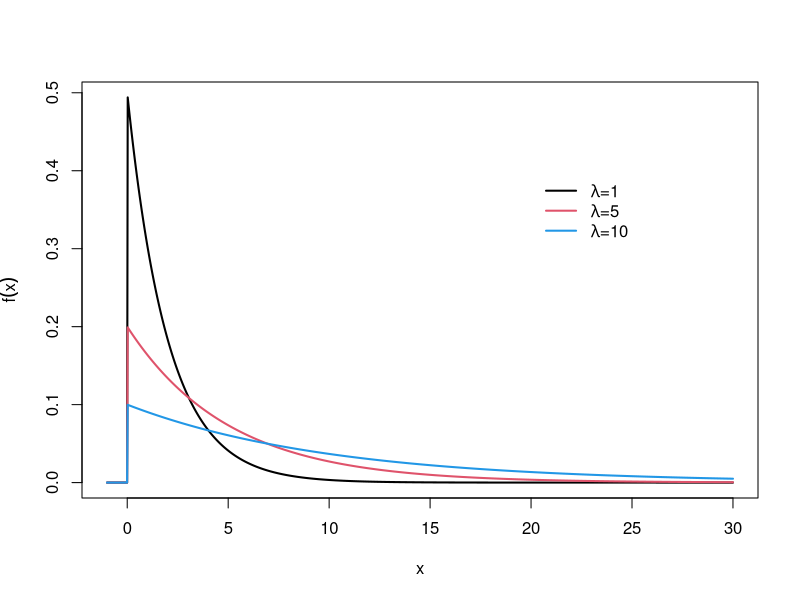
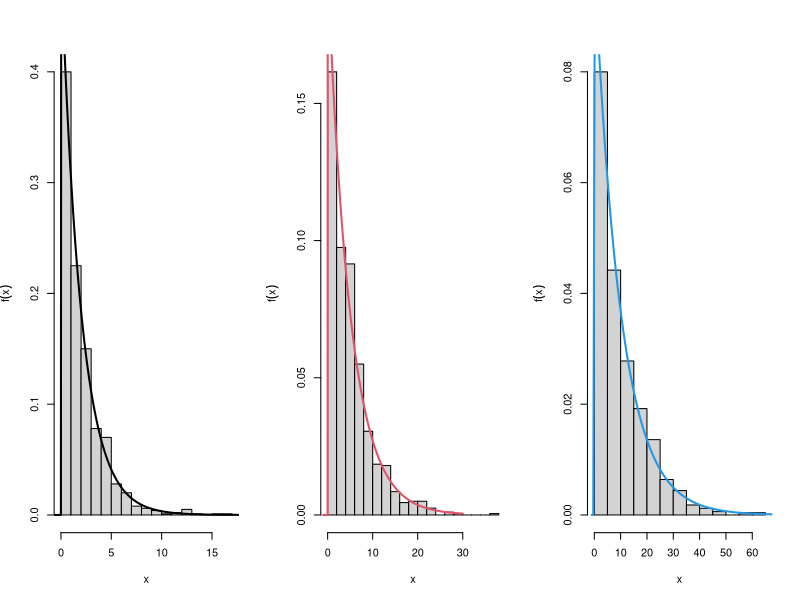
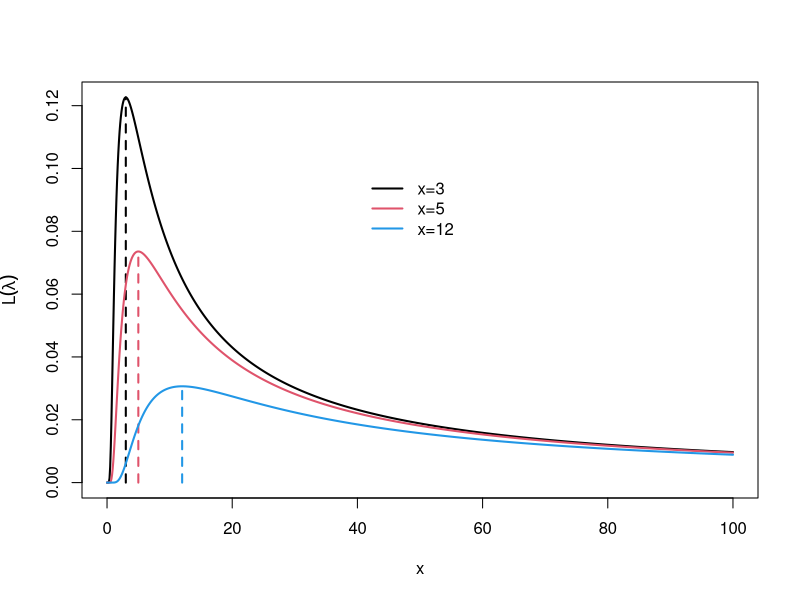
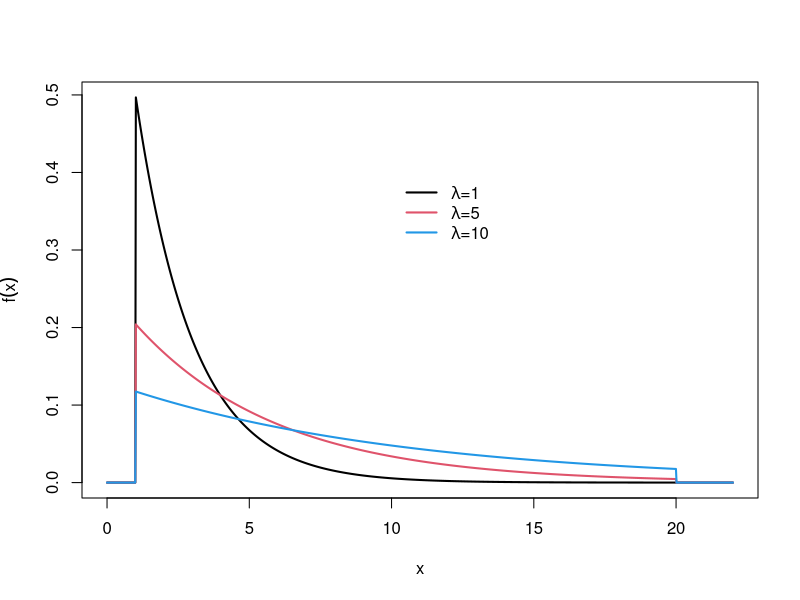
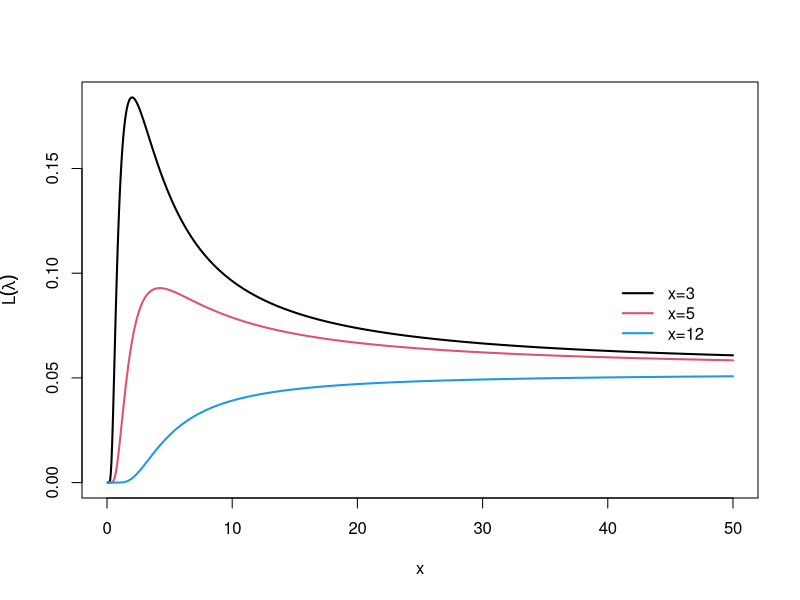
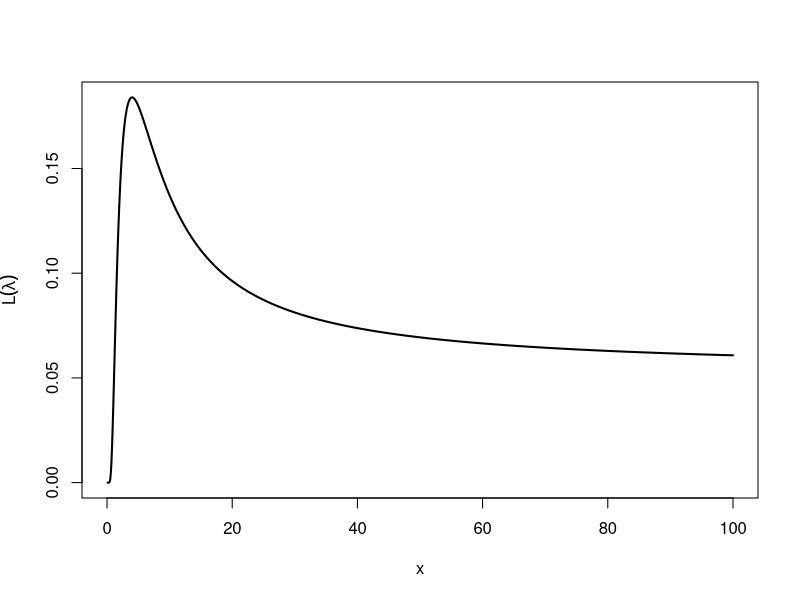

The R source for these figures, in order:
#===========================================================
# Exemplo
#===========================================================
# A f.d.p. de uma exponencial 
#===========================================================

lambda1 <- 2   # valor caracteristico (parametro)
lambda2 <- 5   # valor caracteristico (parametro)
lambda3 <- 10  # valor caracteristico (parametro)
x       <- seq(-1,30,length=1000) # grade de valores
fx1     <- dexp(x,rate=1/lambda1) # f.d.p.
fx2     <- dexp(x,rate=1/lambda2) # f.d.p.
fx3     <- dexp(x,rate=1/lambda3) # f.d.p.

x11()
plot(x,fx1,type="l",lwd=2,col=1,xlab=expression(x),
     ylab=expression(f(x))) # densidade p/ lambda=2
lines(x,fx2,col=2,lwd=2)    # densidade p/ lambda=5
lines(x,fx3,col=4,lwd=2)    # densidade p/ lambda=10
legend(20,0.4,              # legenda do grafico
       legend=c(expression(paste(lambda,"=1",sep="")),
                expression(paste(lambda,"=5",sep="")),
                expression(paste(lambda,"=10",sep=""))),
       lty=rep(1,3),lwd=rep(2,3),col=c(1,2,4),bty="n")

#===========================================================
# Geracao de numeros aleatorios
#===========================================================
N  <- 1000                    # tamanho da amostra
y1 <- rexp(N,rate=1/lambda1)  # amostra gerada de lambda=2
y2 <- rexp(N,rate=1/lambda2)  # amostra gerada de lambda=5
y3 <- rexp(N,rate=1/lambda3)  # amostra gerada de lambda=10

x11()
par(mfrow=c(1,3))
hist(y1,nclass=20,prob=T,main="",
     xlab=expression(x),ylab=expression(f(x)))
lines(x,fx1,col=1,lwd=2)       # densidade p/ lambda=5
hist(y2,nclass=20,prob=T,main="",
     xlab=expression(x),ylab=expression(f(x)))
lines(x,fx2,col=2,lwd=2)       # densidade p/ lambda=5
hist(y3,nclass=20,prob=T,main="",
     xlab=expression(x),ylab=expression(f(x)))
x   <- seq(-1,600,length=1000) # grade de valores
fx3 <- dexp(x,rate=1/lambda3)  # f.d.p.
lines(x,fx3,col=4,lwd=2)       # densidade p/ lambda=10

#===========================================================
# Como a exponencial tem media lambda, entao parece
# razoavel estimar este valor com a media amostral 
# (estimacao pelo metodo dos momentos)
#===========================================================
lambda1.hat <- mean(y1)
lambda2.hat <- mean(y2)
lambda3.hat <- mean(y3)

lambda1.hat
lambda2.hat
lambda3.hat

#===========================================================
# A funcao de verossimilhanca 
#===========================================================

lambda   <- seq(0.001,100,length=1000)
flambda1 <- dexp(3,1/lambda)   
flambda2 <- dexp(5,1/lambda)   
flambda3 <- dexp(12,1/lambda)   

x11()
plot(lambda,flambda1,type="l",lwd=2,col=1,xlab=expression(x),
     ylab=expression(L(lambda)))   # verossimilhanca x=3
lines(rep(3,2),c(0,max(flambda1)),col=1,lwd=2,lty=2)
lines(lambda,flambda2,col=2,lwd=2) # verossimilhanca x=5
lines(rep(5,2),c(0,max(flambda2)),col=2,lwd=2,lty=2)
lines(lambda,flambda3,col=4,lwd=2) # verossimilhanca x=12
lines(rep(12,2),c(0,max(flambda3)),col=4,lwd=2,lty=2)
legend(40,0.1,              # legenda do grafico
       legend=c(expression(paste(x,"=3",sep="")),
                expression(paste(x,"=5",sep="")),
                expression(paste(x,"=12",sep=""))),
       lty=rep(1,3),lwd=rep(2,3),col=c(1,2,4),bty="n")

#===========================================================
# A f.d.p. da exponencial truncada no intervalo (a,b)
#===========================================================
dexptrunc <- function(x,rate=1,a=0,b=Inf){
	n   <- length(x)
	onx <- as.numeric(x<a | x>b)
	aux <- pexp(b,rate)-pexp(a,rate)
	out <- onx*rep(0,n)+(1-onx)*dexp(x,rate)/aux
	return(out)
}

lambda1 <- 2   # valor caracteristico (parametro)
lambda2 <- 5   # valor caracteristico (parametro)
lambda3 <- 10  # valor caracteristico (parametro)
xtrc    <- seq(0,22,length=1000) # grade de valores
fx1trc  <- dexptrunc(xtrc,rate=1/lambda1,1,20) # f.d.p.
fx2trc  <- dexptrunc(xtrc,rate=1/lambda2,1,20) # f.d.p.
fx3trc  <- dexptrunc(xtrc,rate=1/lambda3,1,20) # f.d.p.

x11()
plot(xtrc,fx1trc,type="l",lwd=2,col=1,xlab=expression(x),
     ylab=expression(f(x))) # densidade p/ lambda=2
lines(xtrc,fx2trc,col=2,lwd=2) # densidade p/ lambda=5
lines(xtrc,fx3trc,col=4,lwd=2) # densidade p/ lambda=10
legend(10,0.4,              # legenda do grafico
       legend=c(expression(paste(lambda,"=1",sep="")),
                expression(paste(lambda,"=5",sep="")),
                expression(paste(lambda,"=10",sep=""))),
       lty=rep(1,3),lwd=rep(2,3),col=c(1,2,4),bty="n")


#===========================================================
# A funcao de verossimilhanca da exponencial truncada
#===========================================================

lambdatrc   <- seq(0.001,50,length=1000)
flambda1trc <- dexptrunc(3,1/lambdatrc,1,20)   
flambda2trc <- dexptrunc(5,1/lambdatrc,1,20)   
flambda3trc <- dexptrunc(12,1/lambdatrc,1,20)   

x11()
plot(lambdatrc,flambda1trc,type="l",lwd=2,col=1,
    xlab=expression(x),ylab=expression(L(lambda))) # veros x=3
lines(rep(3,2),c(0,max(flambda1trc)),col=1,lwd=2,lty=2)
lines(lambdatrc,flambda2trc,col=2,lwd=2) # verossimilhanca x=5
lines(rep(5,2),c(0,max(flambda2trc)),col=2,lwd=2,lty=2)
lines(lambdatrc,flambda3trc,col=4,lwd=2) # verossimilhanca x=12
lines(rep(12,2),c(0,max(flambda3trc)),col=4,lwd=2,lty=2)
legend(40,0.1,              # legenda do grafico
       legend=c(expression(paste(x,"=3",sep="")),
                expression(paste(x,"=5",sep="")),
                expression(paste(x,"=12",sep=""))),
       lty=rep(1,3),lwd=rep(2,3),col=c(1,2,4),bty="n")

#===========================================================
# A funcao de verossimilhanca da exponencial truncada
#===========================================================

n           <- 6
xsample     <- c(1.5,2,3,4,5,12)
ngrid       <- 1000
lambdatrc   <- seq(0.001,100,length=ngrid)
flambdatrc  <- rep(NA,ngrid)
for(i in 1:ngrid){
	aux <- dexptrunc(xsample[1],1/lambdatrc[i],1,20)
	for(j in 2:n) 
		aux <- aux*dexptrunc(xsample[j],1/lambdatrc[i],1,20)
	flambdatrc[i] <- aux
}

x11()
plot(lambdatrc,flambda1trc,type="l",lwd=2,col=1,
    xlab=expression(x),ylab=expression(L(lambda))) 


#===========================================================
# Fim
#===========================================================


